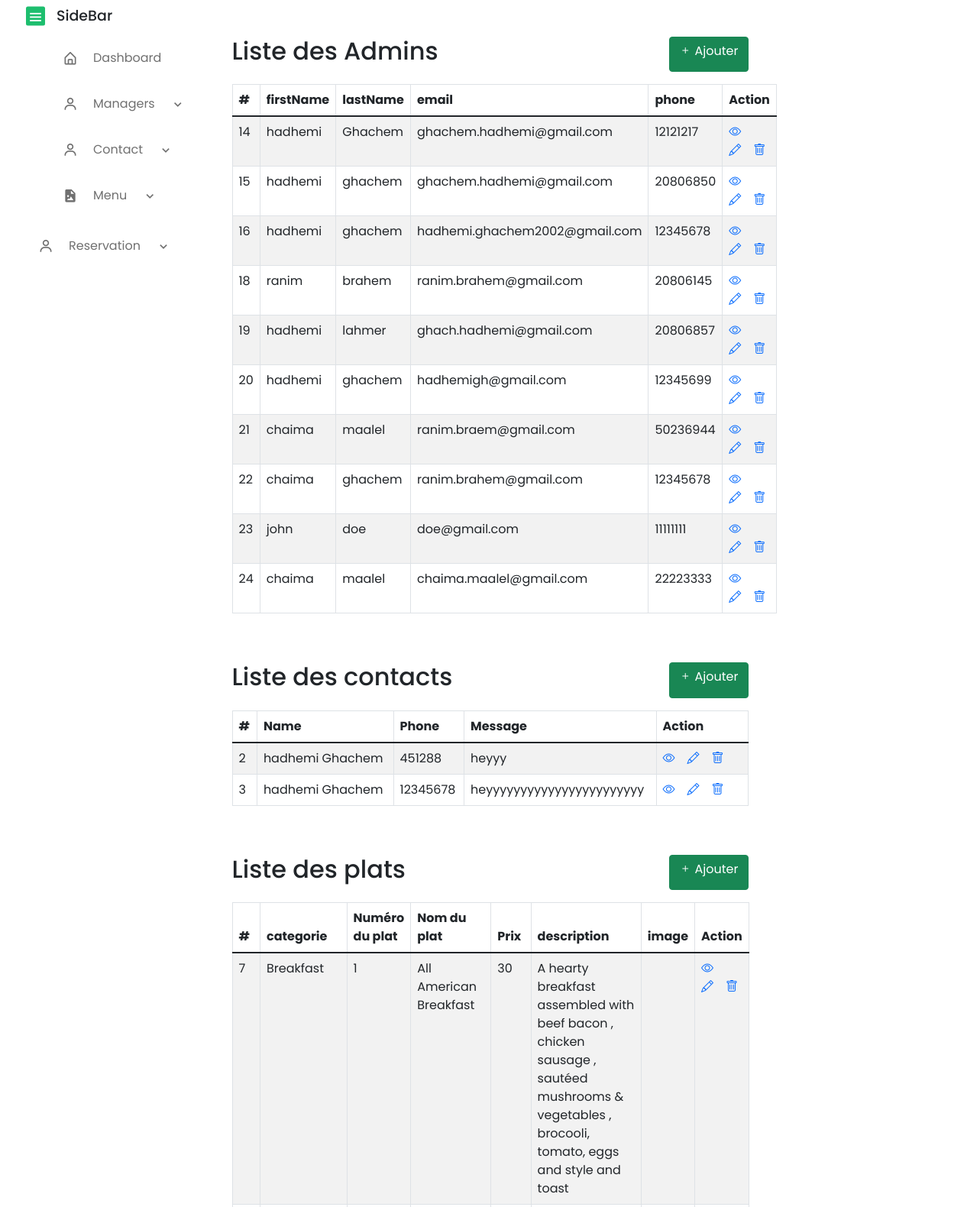
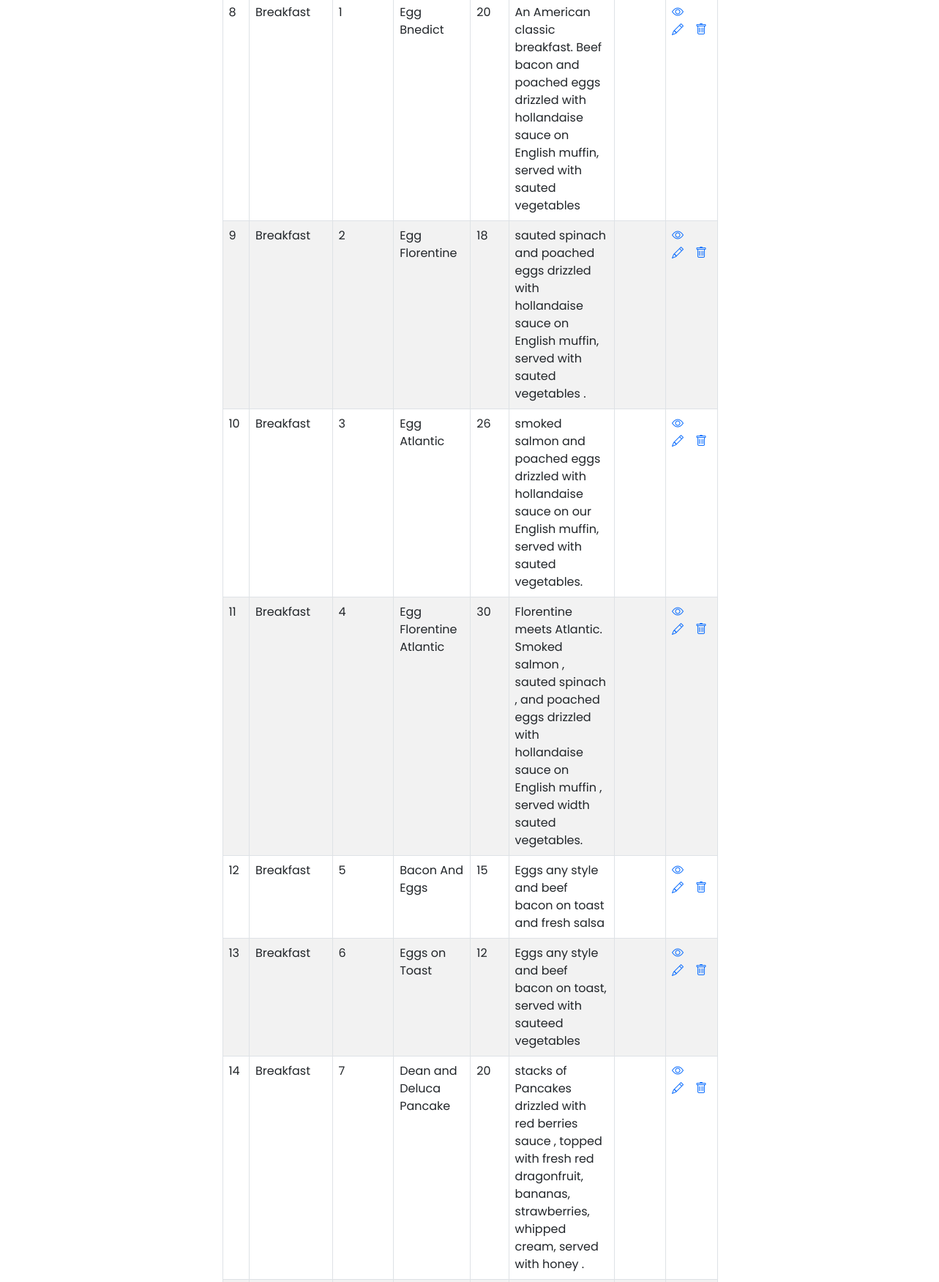
The app's page /admin.php (upper part) with its own data (2 pictures, top to bottom).
### tables this page shows
CREATE TABLE `signup` (
  `id` int(11) NOT NULL,
  `firstname` text NOT NULL,
  `lastname` text NOT NULL,
  `email` text NOT NULL,
  `phone` varchar(11) NOT NULL,
  `password` varchar(35) NOT NULL,
  `confirm_password` varchar(35) NOT NULL
);

CREATE TABLE `contact` (
  `id` int(11) NOT NULL,
  `name` text NOT NULL,
  `phone` text NOT NULL,
  `message` text NOT NULL
);

CREATE TABLE `menu` (
  `id` int(11) NOT NULL,
  `categorie` varchar(30) NOT NULL,
  `num_plat` int(30) NOT NULL,
  `nom_plat` varchar(30) NOT NULL,
  `prix` int(30) NOT NULL,
  `description` varchar(255) NOT NULL,
  `image` varchar(100) NOT NULL
);

### admin.php (the view, shortened to what this page needs)
<!DOCTYPE html>
<html lang="en">
<head>
    <link rel="stylesheet" href="backend.css">
    <link href='https://unpkg.com/boxicons@2.1.4/css/boxicons.min.css' rel='stylesheet'>
    <link rel="stylesheet" href="https://cdn.jsdelivr.net/npm/bootstrap-icons@1.8.1/font/bootstrap-icons.css">
    <link href="https://cdn.jsdelivr.net/npm/bootstrap@5.1.3/dist/css/bootstrap.min.css" rel="stylesheet">
</head>
<body>
    <nav class="sidebar close">
        <header>
            <div class="text header-text">
                <i class='bx bx-menu toggle' ></i>
                <h2 class="name" style="padding-left: 60px;">SideBar</h2>
            </div>
        </header>
        <?php include ("sideBar.php"); ?>
    </nav>
    <section id="adminList">
    <div class="wrapper">
        <div class="container-fluid">
            <div class="row">
                <div class="col-md-12">
                    <div class="mt-5 mb-3 d-flex justify-content-between">
                        <h2 class="pull-left">Liste des Admins</h2>
                        <a href="createAdmin.php" class="btn btn-success"><i class="bi bi-plus"></i> Ajouter</a>
                    </div>
                    <?php
                    require_once "config.php";
                    $sql = "SELECT * FROM signup";
                    if($result = $conn->query($sql)){
                        if(mysqli_num_rows($result) > 0){
                            echo '<table class="table table-bordered table-striped">';
                                echo "<thead>";
                                    echo "<tr>";
                                        echo "<th>#</th>";
                                        echo "<th>firstName</th>";
                                        echo "<th>lastName</th>";
                                        echo "<th>email</th>";
                                        echo "<th>phone</th>";
                                        echo "<th>Action</th>";
                                    echo "</tr>";
                                echo "</thead>";
                                echo "<tbody>";
                                while($row = mysqli_fetch_array($result)){
                                    echo "<tr>";
                                        echo "<td>" . $row['id'] . "</td>";
                                        echo "<td>" . $row['firstname'] . "</td>";
                                        echo "<td>" . $row['lastname'] . "</td>";
                                        echo "<td>" . $row['email'] . "</td>";
                                        echo "<td>" . $row['phone'] . "</td>";
                                        echo "<td>";
                                            echo '<a href="readAdmin.php?id='. $row['id'] .'" class="me-3" ><span class="bi bi-eye"></span></a>';
                                            echo '<a href="updateAdmin.php?id='. $row['id'] .'" class="me-3" ><span class="bi bi-pencil"></span></a>';
                                            echo '<a href="deleteAdmin.php?id='. $row['id'] .'" ><span class="bi bi-trash"></span></a>';
                                        echo "</td>";
                                    echo "</tr>";
                                }
                                echo "</tbody>";
                            echo "</table>";
                        } else{
                            echo '<div class="alert alert-danger"><em>Pas d\'enregistrement</em></div>';
                        }
                    } else{
                        echo "Oops! Une erreur est survenue";
                    }
                    ?>
                </div>
            </div>
        </div>
    </div>
    </section>
    <section id="contactList">
       <?php
            include ("contactList.php");
       ?>
    </section>
    <section id="MenuList">
    <div class="wrapper">
        <div class="container-fluid">
            <div class="row">
                <div class="col-md-12">
                    <div class="mt-5 mb-3 d-flex justify-content-between">
                        <h2 class="pull-left">Liste des plats</h2>
                        <a href="addMenu.php" class="btn btn-success"><i class="bi bi-plus"></i> Ajouter</a>
                    </div>
                    <?php
                    require_once "config.php";
                    $sql = "SELECT * FROM menu";
                    if($result = $conn->query($sql)){
                        if(mysqli_num_rows($result) > 0){
                            echo '<table class="table table-bordered table-striped">';
                                echo "<thead>";
                                    echo "<tr>";
                                        echo "<th>#</th>";
                                        echo "<th>categorie</th>";
                                        echo "<th>Numéro du plat</th>";
                                        echo "<th>Nom du plat</th>";
                                        echo "<th>Prix</th>";
                                        echo "<th>description</th>";
                                        echo "<th>image</th>";
                                        echo "<th>Action</th>";
                                    echo "</tr>";
                                echo "</thead>";
                                echo "<tbody>";
                                while($row = mysqli_fetch_array($result)){
                                    echo "<tr>";
                                        echo "<td>" . $row['id'] . "</td>";
                                        echo "<td>" . $row['categorie'] . "</td>";
                                        echo "<td>" . $row['num_plat'] . "</td>";
                                        echo "<td>" . $row['nom_plat'] . "</td>";
                                        echo "<td>" . $row['prix'] . "</td>";
                                        echo "<td>" . $row['description'] . "</td>";
                                        echo "<td>" . $row['image'] . "</td>";
                                        echo "<td>";
                                            echo '<a href="readMenu.php?id='. $row['id'] .'" class="me-3" ><span class="bi bi-eye"></span></a>';
                                            echo '<a href="updateMenu.php?id='. $row['id'] .'" class="me-3" ><span class="bi bi-pencil"></span></a>';
                                            echo '<a href="deleteMenu.php?id='. $row['id'] .'" ><span class="bi bi-trash"></span></a>';
                                        echo "</td>";
                                    echo "</tr>";
                                }
                                echo "</tbody>";
                            echo "</table>";
                        } else{
                            echo '<div class="alert alert-danger"><em>Pas d\'enregistrement</em></div>';
                        }
                    } else{
                        echo "Oops! Une erreur est survenue";
                    }
                    ?>
                </div>
            </div>
        </div>
    </div>
    </section>
</body>
</html>

### contactList.php (shortened to what this page needs)
<!DOCTYPE html>
<html lang="fr">
<head>
    <link rel="stylesheet" href="https://cdn.jsdelivr.net/npm/bootstrap-icons@1.8.1/font/bootstrap-icons.css">
    <link href="https://cdn.jsdelivr.net/npm/bootstrap@5.1.3/dist/css/bootstrap.min.css" rel="stylesheet">
</head>
<body>
    <div class="wrapper">
        <div class="container-fluid">
            <div class="row">
                <div class="col-md-12">
                    <div class="mt-5 mb-3 d-flex justify-content-between">
                        <h2 class="pull-left">Liste des contacts</h2>
                        <a href="create.php" class="btn btn-success"><i class="bi bi-plus"></i> Ajouter</a>
                    </div>
                    <?php
                    require_once "config.php";
                    $sql = "SELECT * FROM contact";
                    if($result = $conn->query($sql)){
                        if(mysqli_num_rows($result) > 0){
                            echo '<table class="table table-bordered table-striped">';
                                echo "<thead>";
                                    echo "<tr>";
                                        echo "<th>#</th>";
                                        echo "<th>Name</th>";
                                        echo "<th>Phone</th>";
                                        echo "<th>Message</th>";
                                        echo "<th>Action</th>";
                                    echo "</tr>";
                                echo "</thead>";
                                echo "<tbody>";
                                while($row = mysqli_fetch_array($result)){
                                    echo "<tr>";
                                        echo "<td>" . $row['id'] . "</td>";
                                        echo "<td>" . $row['name'] . "</td>";
                                        echo "<td>" . $row['phone'] . "</td>";
                                        echo "<td>" . $row['message'] . "</td>";
                                        echo "<td>";
                                            echo '<a href="readContact.php?id='. $row['id'] .'" class="me-3" ><span class="bi bi-eye"></span></a>';
                                            echo '<a href="updateContact.php?id='. $row['id'] .'" class="me-3" ><span class="bi bi-pencil"></span></a>';
                                            echo '<a href="deleteContact.php?id='. $row['id'] .'" ><span class="bi bi-trash"></span></a>';
                                        echo "</td>";
                                    echo "</tr>";
                                }
                                echo "</tbody>";
                            echo "</table>";
                        } else{
                            echo '<div class="alert alert-danger"><em>Pas d\'enregistrement</em></div>';
                        }
                    } else{
                        echo "Oops! Une erreur est survenue";
                    }
                    ?>
                </div>
            </div>
        </div>
    </div>
</body>
</html>

### backend.css (style rules this page uses)
* { font-family: 'Poppins', sans-serif; margin: 0; padding: 0; box-sizing: border-box; }
:root { --body-color : #E4E9F7; --sidebar-color : #FFF; --primary-color : #1dbe6e; --primary-color-light : #F6F5FF; --toggle-color : #DDD; --text-color : #707070; --tran-02: all 0.2s ease; --tran-03: all 0.3s ease ; --tran-04: all 0.4s ease; --tran-05: all 0.5s ease; }
body { height: 100vh; background:var(--body-color); }
.sidebar { position: fixed; top: 0; left: 0; height: 100%; width: 250px; background: var(--sidebar-color); padding: 10px 14px; }
.sidebar .name { font-size: 19px; font-weight: 500; }
.sidebar header { position: relative; }
.sidebar header .toggle { position: absolute; top: 50%; left: 20px; transform: translateY(-50%); height: 25px; width: 25px; background: var(--primary-color); display: flex; align-items: center; justify-content: center; border-radius: 10%; color: var(--sidebar-color); font-size: 22px; }
.wrapper { width: 700px; margin: 0 auto; }
table tr td:last-child { width: 120px; }

### contactList.php (style rules this page uses)
.wrapper { width: 700px; margin: 0 auto; }
table tr td:last-child { width: 120px; }

### records on screen
signup: id "14", firstname "hadhemi", lastname "Ghachem", email "ghachem.hadhemi@gmail.com", phone "12121217"
signup: id "15", firstname "hadhemi", lastname "ghachem", email "ghachem.hadhemi@gmail.com", phone "20806850"
signup: id "16", firstname "hadhemi", lastname "ghachem", email "hadhemi.ghachem2002@gmail.com", phone "12345678"
signup: id "18", firstname "ranim", lastname "brahem", email "ranim.brahem@gmail.com", phone "20806145"
signup: id "19", firstname "hadhemi", lastname "lahmer", email "ghach.hadhemi@gmail.com", phone "20806857"
signup: id "20", firstname "hadhemi", lastname "ghachem", email "hadhemigh@gmail.com", phone "12345699"
signup: id "21", firstname "chaima", lastname "maalel", email "ranim.braem@gmail.com", phone "50236944"
signup: id "22", firstname "chaima", lastname "ghachem", email "ranim.brahem@gmail.com", phone "12345678"
signup: id "23", firstname "john", lastname "doe", email "doe@gmail.com", phone "11111111"
signup: id "24", firstname "chaima", lastname "maalel", email "chaima.maalel@gmail.com", phone "22223333"
contact: id "2", name "hadhemi Ghachem", phone "451288", message "heyyy"
contact: id "3", name "hadhemi Ghachem", phone "12345678", message "heyyyyyyyyyyyyyyyyyyyyyyy"
menu: id "7", categorie "Breakfast", num_plat "1", nom_plat "All American Breakfast", prix "30", description "A hearty breakfast assembled with beef bacon , chicken sausage , sautéed mushrooms & vegetables , brocooli, tomato, eggs and style and toast"
menu: id "8", categorie "Breakfast", num_plat "1", nom_plat "Egg Bnedict", prix "20", description "An American classic breakfast. Beef bacon and poached eggs drizzled with hollandaise sauce on English muffin, served with sauted vegetables"
menu: id "9", categorie "Breakfast", num_plat "2", nom_plat "Egg Florentine", prix "18", description "sauted spinach and poached eggs drizzled with hollandaise sauce on English muffin, served with sauted vegetables ."
menu: id "10", categorie "Breakfast", num_plat "3", nom_plat "Egg Atlantic", prix "26", description "smoked salmon and poached eggs drizzled with hollandaise sauce on our English muffin, served with sauted vegetables."
menu: id "11", categorie "Breakfast", num_plat "4", nom_plat "Egg Florentine Atlantic", prix "30", description "Florentine meets Atlantic. Smoked salmon , sauted spinach , and poached eggs drizzled with hollandaise sauce on English muffin , served width sauted vegetables."
menu: id "12", categorie "Breakfast", num_plat "5", nom_plat "Bacon And Eggs", prix "15", description "Eggs any style and beef bacon on toast and fresh salsa"
menu: id "13", categorie "Breakfast", num_plat "6", nom_plat "Eggs on Toast", prix "12", description "Eggs any style and beef bacon on toast, served with sauteed vegetables"
menu: id "14", categorie "Breakfast", num_plat "7", nom_plat "Dean and Deluca Pancake", prix "20", description "stacks of Pancakes drizzled with red berries sauce , topped with fresh red dragonfruit, bananas, strawberries, whipped cream, served with honey ."
